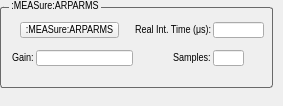
     <widget class="QWidget" name="widget_04_measure_arparms" native="true">
      <property name="geometry">
       <rect>
        <x>9</x>
        <y>418</y>
        <width>283</width>
        <height>106</height>
       </rect>
      </property>
      <widget class="QGroupBox" name="groupBox_meas_all_2">
       <property name="geometry">
        <rect>
         <x>0</x>
         <y>0</y>
         <width>273</width>
         <height>88</height>
        </rect>
       </property>
       <property name="font">
        <font>
         <family>Arial Narrow</family>
         <pointsize>8</pointsize>
        </font>
       </property>
       <property name="styleSheet">
        <string notr="true">QGroupBox {

    border: 1px solid gray;
    border-color: #696969;
    border-radius: 3px;
    margin-top: 7px;
}

QGroupBox::title {
    subcontrol-origin: margin;
    left: 9px;
    padding: 0px 1px 0px 1px;
}</string>
       </property>
       <property name="title">
        <string>:MEASure:ARPARMS</string>
       </property>
       <property name="alignment">
        <set>Qt::AlignLeading|Qt::AlignLeft|Qt::AlignVCenter</set>
       </property>
       <widget class="QWidget" name="gridLayoutWidget_7">
        <property name="geometry">
         <rect>
          <x>7</x>
          <y>16</y>
          <width>257</width>
          <height>58</height>
         </rect>
        </property>
        <layout class="QGridLayout" name="gridLayout_2">
         <property name="horizontalSpacing">
          <number>2</number>
         </property>
         <item row="0" column="3">
          <widget class="QLineEdit" name="lineEdit_arparms_realint_time">
           <property name="sizePolicy">
            <sizepolicy hsizetype="Fixed" vsizetype="Fixed">
             <horstretch>0</horstretch>
             <verstretch>0</verstretch>
            </sizepolicy>
           </property>
           <property name="minimumSize">
            <size>
             <width>51</width>
             <height>16</height>
            </size>
           </property>
           <property name="maximumSize">
            <size>
             <width>51</width>
             <height>16</height>
            </size>
           </property>
           <property name="font">
            <font>
             <family>Arial Narrow</family>
             <pointsize>8</pointsize>
            </font>
           </property>
           <property name="alignment">
            <set>Qt::AlignLeading|Qt::AlignLeft|Qt::AlignVCenter</set>
           </property>
           <property name="readOnly">
            <bool>true</bool>
           </property>
          </widget>
         </item>
         <item row="1" column="2" alignment="Qt::AlignRight">
          <widget class="QLabel" name="label_realint_time_4">
           <property name="sizePolicy">
            <sizepolicy hsizetype="Fixed" vsizetype="Fixed">
             <horstretch>0</horstretch>
             <verstretch>0</verstretch>
            </sizepolicy>
           </property>
           <property name="minimumSize">
            <size>
             <width>38</width>
             <height>16</height>
            </size>
           </property>
           <property name="maximumSize">
            <size>
             <width>38</width>
             <height>16</height>
            </size>
           </property>
           <property name="font">
            <font>
             <family>Arial Narrow</family>
             <pointsize>8</pointsize>
            </font>
           </property>
           <property name="text">
            <string>Samples:</string>
           </property>
          </widget>
         </item>
         <item row="0" column="2" alignment="Qt::AlignRight">
          <widget class="QLabel" name="label_realint_time_3">
           <property name="sizePolicy">
            <sizepolicy hsizetype="Fixed" vsizetype="Fixed">
             <horstretch>0</horstretch>
             <verstretch>0</verstretch>
            </sizepolicy>
           </property>
           <property name="minimumSize">
            <size>
             <width>76</width>
             <height>16</height>
            </size>
           </property>
           <property name="maximumSize">
            <size>
             <width>76</width>
             <height>16</height>
            </size>
           </property>
           <property name="font">
            <font>
             <family>Arial Narrow</family>
             <pointsize>8</pointsize>
            </font>
           </property>
           <property name="text">
            <string>Real Int. Time (μs):</string>
           </property>
          </widget>
         </item>
         <item row="1" column="3">
          <widget class="QLineEdit" name="lineEdit_arparms_samples">
           <property name="sizePolicy">
            <sizepolicy hsizetype="Fixed" vsizetype="Fixed">
             <horstretch>0</horstretch>
             <verstretch>0</verstretch>
            </sizepolicy>
           </property>
           <property name="minimumSize">
            <size>
             <width>31</width>
             <height>16</height>
            </size>
           </property>
           <property name="maximumSize">
            <size>
             <width>31</width>
             <height>16</height>
            </size>
           </property>
           <property name="font">
            <font>
             <family>Arial Narrow</family>
             <pointsize>8</pointsize>
            </font>
           </property>
           <property name="toolTip">
            <string>&lt;html&gt;&lt;head/&gt;&lt;body&gt;&lt;p&gt;&lt;span style=&quot; font-family:Arial Narrow; font-size:9pt; font-weight:600;&quot;&gt;1 - 255&lt;/span&gt;&lt;/p&gt;&lt;/body&gt;&lt;/html&gt;</string>
           </property>
           <property name="alignment">
            <set>Qt::AlignLeading|Qt::AlignLeft|Qt::AlignVCenter</set>
           </property>
           <property name="readOnly">
            <bool>true</bool>
           </property>
          </widget>
         </item>
         <item row="1" column="1">
          <widget class="QLineEdit" name="lineEdit_arparms_gain">
           <property name="minimumSize">
            <size>
             <width>97</width>
             <height>16</height>
            </size>
           </property>
           <property name="maximumSize">
            <size>
             <width>97</width>
             <height>16</height>
            </size>
           </property>
           <property name="font">
            <font>
             <family>Arial Narrow</family>
             <pointsize>8</pointsize>
            </font>
           </property>
           <property name="toolTip">
            <string>&lt;html&gt;&lt;head/&gt;&lt;body&gt;&lt;p&gt;&lt;span style=&quot; font-family:Arial Narrow; font-size:9pt; font-weight:600;&quot;&gt;320 - 1000000&lt;/span&gt;&lt;/p&gt;&lt;/body&gt;&lt;/html&gt;</string>
           </property>
           <property name="layoutDirection">
            <enum>Qt::LeftToRight</enum>
           </property>
           <property name="alignment">
            <set>Qt::AlignLeading|Qt::AlignLeft|Qt::AlignVCenter</set>
           </property>
           <property name="readOnly">
            <bool>true</bool>
           </property>
          </widget>
         </item>
         <item row="1" column="0" alignment="Qt::AlignRight">
          <widget class="QLabel" name="label_gain_3">
           <property name="minimumSize">
            <size>
             <width>22</width>
             <height>16</height>
            </size>
           </property>
           <property name="maximumSize">
            <size>
             <width>22</width>
             <height>16</height>
            </size>
           </property>
           <property name="font">
            <font>
             <family>Arial Narrow</family>
             <pointsize>8</pointsize>
            </font>
           </property>
           <property name="text">
            <string>Gain:</string>
           </property>
          </widget>
         </item>
         <item row="0" column="0" colspan="2" alignment="Qt::AlignHCenter">
          <widget class="QPushButton" name="pushButton_measure_arparms">
           <property name="minimumSize">
            <size>
             <width>99</width>
             <height>16</height>
            </size>
           </property>
           <property name="maximumSize">
            <size>
             <width>99</width>
             <height>16</height>
            </size>
           </property>
           <property name="font">
            <font>
             <family>Arial Narrow</family>
             <pointsize>8</pointsize>
            </font>
           </property>
           <property name="text">
            <string>:MEASure:ARPARMS</string>
           </property>
          </widget>
         </item>
        </layout>
       </widget>
      </widget>
     </widget>
